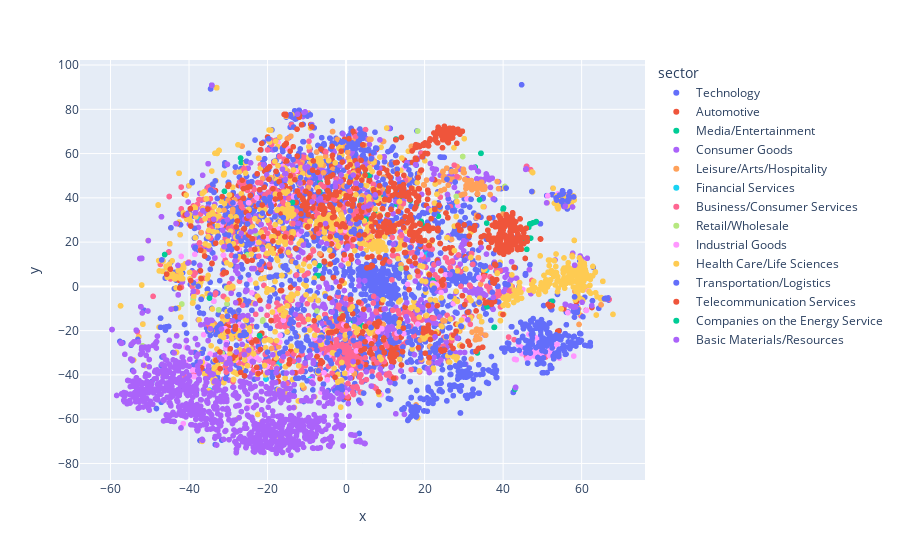

Notebook code cell kept with this figure:
### Code cell
fig = px.scatter(df, x="x", y="y", color="sector", hover_data=['sector', 'symb', 'headline'])
fig.show()

### Figure 1 — Plotly figure (JSON) as saved in the notebook; plotly's stock layout.template omitted (floating-point values rounded to 4 significant figures; data arrays with more than 128 entries replaced by an {"elided": "..."} marker saying what was removed)
{"data": [{"customdata": {"elided": "1495x3 str values"}, "hoverlabel": {"namelength": 0}, "hovertemplate": "sector=%{customdata[0]}<br>x=%{x}<br>y=%{y}<br>symb=%{customdata[1]}<br>headline=%{customdata[2]}", "legendgroup": "Technology", "marker": {"color": "#636efa", "symbol": "circle"}, "mode": "markers", "name": "Technology", "showlegend": true, "type": "scattergl", "x": {"elided": "1495 float values"}, "xaxis": "x", "y": {"elided": "1495 float values"}, "yaxis": "y"}, {"customdata": {"elided": "254x3 str values"}, "hoverlabel": {"namelength": 0}, "hovertemplate": "sector=%{customdata[0]}<br>x=%{x}<br>y=%{y}<br>symb=%{customdata[1]}<br>headline=%{customdata[2]}", "legendgroup": "Automotive", "marker": {"color": "#EF553B", "symbol": "circle"}, "mode": "markers", "name": "Automotive", "showlegend": true, "type": "scattergl", "x": {"elided": "254 float values"}, "xaxis": "x", "y": {"elided": "254 float values"}, "yaxis": "y"}, {"customdata": {"elided": "71x3 str values"}, "hoverlabel": {"namelength": 0}, "hovertemplate": "sector=%{customdata[0]}<br>x=%{x}<br>y=%{y}<br>symb=%{customdata[1]}<br>headline=%{customdata[2]}", "legendgroup": "Media/Entertainment", "marker": {"color": "#00cc96", "symbol": "circle"}, "mode": "markers", "name": "Media/Entertainment", "showlegend": true, "type": "scattergl", "x": [52.44, 23.52, 35.89, -25.19, -13.65, 5.871, -22.04, 3.955, 4.08, 14.41, 44.95, -30.98, 2.134, 24.5, -0.4538, -26.72, 23.77, 32.88, 28.56, 12.69, -6.689, 14.27, 5.095, 10.53, 1.836, 4.866, 10.65, 4.748, 16.36, 7.41, 25.99, 5.89, -0.7691, 35.81, 8.637, 17.97, 34.36, 34.36, 34.36, 19.14, -6.622, 39.99, -26.87, 19.42, -34.77, -6.964, -6.859, 12.93, 33.46, -7.471, 40.09, 40.1, 38.81, 3.743, 46.82, 47.03, 46.04, 48.28, 46.54, 47.09, 47.01, 46.97, 37.7, 46.79, 48.44, 43.0, 47.54, 22.2, 22.28, 37.78, 37.8], "xaxis": "x", "y": [-6.744, 31.71, -9.212, 14.39, 37.93, 26.88, -22.23, -17.62, -17.89, 39.61, 21.2, 42.95, 62.56, 69.38, -47.91, 55.93, 1.654, 53.91, 53.41, 66.56, 42.74, -19.12, 30.34, 32.21, -15.55, 50.64, 43.47, 28.29, 38.73, 32.73, 66.79, 50.17, 26.18, 28.58, 41.27, 37.04, 60.13, 60.12, 60.13, 29.39, 47.17, 34.74, 58.01, 27.76, -17.4, 4.893, 9.351, 37.04, -30.07, 4.912, 35.36, 35.4, 28.27, 38.4, 21.82, 21.79, 16.73, 29.08, 26.7, 28.26, 28.21, 28.22, -18.52, 28.26, 29.27, -46.46, 28.67, 2.658, 2.657, -18.45, -18.42], "yaxis": "y"}, {"customdata": {"elided": "558x3 str values"}, "hoverlabel": {"namelength": 0}, "hovertemplate": "sector=%{customdata[0]}<br>x=%{x}<br>y=%{y}<br>symb=%{customdata[1]}<br>headline=%{customdata[2]}", "legendgroup": "Consumer Goods", "marker": {"color": "#ab63fa", "symbol": "circle"}, "mode": "markers", "name": "Consumer Goods", "showlegend": true, "type": "scattergl", "x": {"elided": "558 float values"}, "xaxis": "x", "y": {"elided": "558 float values"}, "yaxis": "y"}, {"customdata": {"elided": "228x3 str values"}, "hoverlabel": {"namelength": 0}, "hovertemplate": "sector=%{customdata[0]}<br>x=%{x}<br>y=%{y}<br>symb=%{customdata[1]}<br>headline=%{customdata[2]}", "legendgroup": "Leisure/Arts/Hospitality", "marker": {"color": "#FFA15A", "symbol": "circle"}, "mode": "markers", "name": "Leisure/Arts/Hospitality", "showlegend": true, "type": "scattergl", "x": {"elided": "228 float values"}, "xaxis": "x", "y": {"elided": "228 float values"}, "yaxis": "y"}, {"customdata": [["Financial Services", "BAC", "Stocks end lower but off worst levels as Wall Street wraps up roller-coaster week in positive territory"], ["Financial Services", "BAC", "Bank stocks take a broad beating as Treasury yields keep falling to records"], ["Financial Services", "BAC", "Dow notches another 900-point loss as benchmark government bond carves out new record low"], ["Financial Services", "BAC", "Financial stocks rally was short lived after Fed rate cut"], ["Financial Services", "BAC", "Powell says Fed 'closely monitoring' coronavirus"], ["Financial Services", "WFC", "Opinion: These stocks may be your best choice for income as interest rates keep falling"], ["Financial Services", "WFC", "House panel rips Wells Fargo as 'reckless' and unwilling 'to stop harming its customers'"], ["Financial Services", "WFC", "Wells Fargo will settle regulatory investigation of ETFs for $35 million"], ["Financial Services", "WFC", "Financial stocks bounce slightly, but Treasury yields extend decline"], ["Financial Services", "WFC", "Bank stocks sink as COVID-19 worries send Treasury yields tumbling"]], "hoverlabel": {"namelength": 0}, "hovertemplate": "sector=%{customdata[0]}<br>x=%{x}<br>y=%{y}<br>symb=%{customdata[1]}<br>headline=%{customdata[2]}", "legendgroup": "Financial Services", "marker": {"color": "#19d3f3", "symbol": "circle"}, "mode": "markers", "name": "Financial Services", "showlegend": true, "type": "scattergl", "x": [-9.154, -17.03, -13.09, -20.41, 28.25, -37.59, 20.5, 35.79, -34.71, -31.11], "xaxis": "x", "y": [-41.93, -34.91, -33.91, -41.89, 36.3, 31.09, 14.42, 7.277, -46.86, -48.75], "yaxis": "y"}, {"customdata": {"elided": "771x3 str values"}, "hoverlabel": {"namelength": 0}, "hovertemplate": "sector=%{customdata[0]}<br>x=%{x}<br>y=%{y}<br>symb=%{customdata[1]}<br>headline=%{customdata[2]}", "legendgroup": "Business/Consumer Services", "marker": {"color": "#FF6692", "symbol": "circle"}, "mode": "markers", "name": "Business/Consumer Services", "showlegend": true, "type": "scattergl", "x": {"elided": "771 float values"}, "xaxis": "x", "y": {"elided": "771 float values"}, "yaxis": "y"}, {"customdata": [["Retail/Wholesale", "COST", "How America's 'survivalists' are preparing for a worst-case coronavirus epidemic - 'beans, bullets and Band-Aids'"], ["Retail/Wholesale", "COST", "'Total f***ing anarchy!' Costco shoppers share funny/scary tales of preppers getting ready for a coronavirus outbreak"], ["Retail/Wholesale", "COST", "As coronavirus infections spread, demand for oat milk is outpacing hand sanitizer"], ["Retail/Wholesale", "COST", "Costco, BJ's and Kroger sales boosted by demand for coronavirus-related items"], ["Retail/Wholesale", "KR", "Kroger reports earnings that beat estimates"], ["Retail/Wholesale", "VIPS", "Chinese internet stocks rise after report of coming trade talks, but JD.com lags"], ["Retail/Wholesale", "VIPS", "Alibaba, Tencent stocks extend slide amid concerns over health of Chinese markets"], ["Retail/Wholesale", "VIPS", "Alibaba, JD.com among China names trading lower"], ["Retail/Wholesale", "VIPS", "Opinion: 10 U.S.-listed Chinese stocks that could unlock outsize gains"], ["Retail/Wholesale", "VIPS", "Charting the market recovery attempt, S&P 500 holds firmer technical ground"], ["Retail/Wholesale", "VIPS", "Charting the market recovery attempt, S&P 500 holds firmer technical ground"], ["Retail/Wholesale", "VIPS", "Vipshop's stock soars on market-leading volume after Tencent, JD.com make investments"], ["Retail/Wholesale", "VIPS", "S&P, Dow back for another crack at the March low"], ["Retail/Wholesale", "VIPS", "Charting the approach of Nasdaq 5,000"], ["Retail/Wholesale", "VIPS", "S&P 500 violates major support"], ["Retail/Wholesale", "VIPS", "Alibaba investors have reason to worry, say analysts"], ["Retail/Wholesale", "VIPS", "S&P's backdrop bends, but doesn't break"], ["Retail/Wholesale", "VIPS", "Charting the latest market whipsaw"], ["Retail/Wholesale", "VIPS", "McDermott shares drop after hours; Vipshop surges"], ["Retail/Wholesale", "VIPS", "Carson Block sticks by China short calls as buyers circle"], ["Retail/Wholesale", "VIPS", "S&P 500 rattles the cage on the 1,800 mark"], ["Retail/Wholesale", "VIPS", "Charting a garden-variety pullback"], ["Retail/Wholesale", "VIPS", "Charting a garden-variety pullback"], ["Retail/Wholesale", "VIPS", "Charting the S&P 500's 30-year backdrop"], ["Retail/Wholesale", "VIPS", "Charting the S&P 500's three-decade backdrop"], ["Retail/Wholesale", "VIPS", "Agilent Technologies rises after hours"]], "hoverlabel": {"namelength": 0}, "hovertemplate": "sector=%{customdata[0]}<br>x=%{x}<br>y=%{y}<br>symb=%{customdata[1]}<br>headline=%{customdata[2]}", "legendgroup": "Retail/Wholesale", "marker": {"color": "#B6E880", "symbol": "circle"}, "mode": "markers", "name": "Retail/Wholesale", "showlegend": true, "type": "scattergl", "x": [2.571, 2.869, 28.06, 40.43, -7.404, -31.56, -21.25, -21.18, -25.12, -32.46, -32.46, 20.25, -30.33, -38.89, -30.41, -22.91, 18.24, 3.746, -1.123, -51.81, -22.06, 29.72, 29.72, -41.83, -41.84, 13.96], "xaxis": "x", "y": [55.37, 56.06, 40.65, 45.14, -11.1, -30.26, -15.74, -15.14, 14.16, -10.62, -10.62, -30.14, -7.886, -5.833, -0.7229, 23.78, 70.18, 39.28, -12.66, -26.84, -5.925, 58.67, 58.67, -7.974, -7.992, 8.07], "yaxis": "y"}, {"customdata": {"elided": "198x3 str values"}, "hoverlabel": {"namelength": 0}, "hovertemplate": "sector=%{customdata[0]}<br>x=%{x}<br>y=%{y}<br>symb=%{customdata[1]}<br>headline=%{customdata[2]}", "legendgroup": "Industrial Goods", "marker": {"color": "#FF97FF", "symbol": "circle"}, "mode": "markers", "name": "Industrial Goods", "showlegend": true, "type": "scattergl", "x": {"elided": "198 float values"}, "xaxis": "x", "y": {"elided": "198 float values"}, "yaxis": "y"}, {"customdata": {"elided": "997x3 str values"}, "hoverlabel": {"namelength": 0}, "hovertemplate": "sector=%{customdata[0]}<br>x=%{x}<br>y=%{y}<br>symb=%{customdata[1]}<br>headline=%{customdata[2]}", "legendgroup": "Health Care/Life Sciences", "marker": {"color": "#FECB52", "symbol": "circle"}, "mode": "markers", "name": "Health Care/Life Sciences", "showlegend": true, "type": "scattergl", "x": {"elided": "997 float values"}, "xaxis": "x", "y": {"elided": "997 float values"}, "yaxis": "y"}, {"customdata": {"elided": "860x3 str values"}, "hoverlabel": {"namelength": 0}, "hovertemplate": "sector=%{customdata[0]}<br>x=%{x}<br>y=%{y}<br>symb=%{customdata[1]}<br>headline=%{customdata[2]}", "legendgroup": "Transportation/Logistics", "marker": {"color": "#636efa", "symbol": "circle"}, "mode": "markers", "name": "Transportation/Logistics", "showlegend": true, "type": "scattergl", "x": {"elided": "860 float values"}, "xaxis": "x", "y": {"elided": "860 float values"}, "yaxis": "y"}, {"customdata": {"elided": "743x3 str values"}, "hoverlabel": {"namelength": 0}, "hovertemplate": "sector=%{customdata[0]}<br>x=%{x}<br>y=%{y}<br>symb=%{customdata[1]}<br>headline=%{customdata[2]}", "legendgroup": "Telecommunication Services", "marker": {"color": "#EF553B", "symbol": "circle"}, "mode": "markers", "name": "Telecommunication Services", "showlegend": true, "type": "scattergl", "x": {"elided": "743 float values"}, "xaxis": "x", "y": {"elided": "743 float values"}, "yaxis": "y"}, {"customdata": [["Companies on the Energy Service", "XOM", "Exxon Mobil dividend yield of 7.3% leads the Dow; Visa the only stock yielding less than 10-yr. Treasury"], ["Companies on the Energy Service", "XOM", "Exxon Mobil lays out steps it will take to reduce harmful methane emissions"], ["Companies on the Energy Service", "XOM", "These are the 10 biggest stock winners Monday as the market rebounds from coronavirus rout"]], "hoverlabel": {"namelength": 0}, "hovertemplate": "sector=%{customdata[0]}<br>x=%{x}<br>y=%{y}<br>symb=%{customdata[1]}<br>headline=%{customdata[2]}", "legendgroup": "Companies on the Energy Service", "marker": {"color": "#00cc96", "symbol": "circle"}, "mode": "markers", "name": "Companies on the Energy Service", "showlegend": true, "type": "scattergl", "x": [-34.78, 34.0, -46.21], "xaxis": "x", "y": [-5.303, 39.1, 14.36], "yaxis": "y"}, {"customdata": {"elided": "1187x3 str values"}, "hoverlabel": {"namelength": 0}, "hovertemplate": "sector=%{customdata[0]}<br>x=%{x}<br>y=%{y}<br>symb=%{customdata[1]}<br>headline=%{customdata[2]}", "legendgroup": "Basic Materials/Resources", "marker": {"color": "#ab63fa", "symbol": "circle"}, "mode": "markers", "name": "Basic Materials/Resources", "showlegend": true, "type": "scattergl", "x": {"elided": "1187 float values"}, "xaxis": "x", "y": {"elided": "1187 float values"}, "yaxis": "y"}], "layout": {"legend": {"title": {"text": "sector"}, "tracegroupgap": 0}, "margin": {"t": 60}, "xaxis": {"anchor": "y", "domain": [0, 1], "title": {"text": "x"}}, "yaxis": {"anchor": "x", "domain": [0, 1], "title": {"text": "y"}}}}
